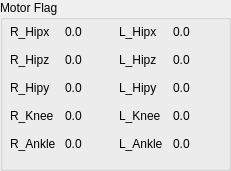
  <widget class="QGroupBox" name="groupBox">
   <property name="geometry">
    <rect>
     <x>730</x>
     <y>240</y>
     <width>231</width>
     <height>171</height>
    </rect>
   </property>
   <property name="title">
    <string>Motor Flag</string>
   </property>
   <widget class="QWidget" name="horizontalLayoutWidget_2">
    <property name="geometry">
     <rect>
      <x>10</x>
      <y>20</y>
      <width>211</width>
      <height>141</height>
     </rect>
    </property>
    <layout class="QHBoxLayout" name="horizontalLayout_2">
     <item>
      <layout class="QGridLayout" name="gridLayout_3">
       <item row="2" column="0">
        <widget class="QLabel" name="label_i_motor2_10">
         <property name="minimumSize">
          <size>
           <width>0</width>
           <height>20</height>
          </size>
         </property>
         <property name="maximumSize">
          <size>
           <width>50</width>
           <height>20</height>
          </size>
         </property>
         <property name="text">
          <string>R_Hipy</string>
         </property>
        </widget>
       </item>
       <item row="0" column="1">
        <widget class="QLabel" name="label_R_Hipx_connect_flag">
         <property name="text">
          <string>0.0</string>
         </property>
        </widget>
       </item>
       <item row="1" column="0">
        <widget class="QLabel" name="label_v_motor2_10">
         <property name="minimumSize">
          <size>
           <width>0</width>
           <height>20</height>
          </size>
         </property>
         <property name="maximumSize">
          <size>
           <width>50</width>
           <height>20</height>
          </size>
         </property>
         <property name="text">
          <string>R_Hipz</string>
         </property>
        </widget>
       </item>
       <item row="0" column="0">
        <widget class="QLabel" name="label_p_motor2_10">
         <property name="minimumSize">
          <size>
           <width>0</width>
           <height>20</height>
          </size>
         </property>
         <property name="maximumSize">
          <size>
           <width>50</width>
           <height>20</height>
          </size>
         </property>
         <property name="text">
          <string>R_Hipx</string>
         </property>
        </widget>
       </item>
       <item row="3" column="0">
        <widget class="QLabel" name="label_p_motor3_9">
         <property name="minimumSize">
          <size>
           <width>0</width>
           <height>20</height>
          </size>
         </property>
         <property name="maximumSize">
          <size>
           <width>50</width>
           <height>20</height>
          </size>
         </property>
         <property name="text">
          <string>R_Knee</string>
         </property>
        </widget>
       </item>
       <item row="1" column="1">
        <widget class="QLabel" name="label_R_Hipz_connect_flag">
         <property name="text">
          <string>0.0</string>
         </property>
        </widget>
       </item>
       <item row="2" column="1">
        <widget class="QLabel" name="label_R_Hipy_connect_flag">
         <property name="text">
          <string>0.0</string>
         </property>
        </widget>
       </item>
       <item row="3" column="1">
        <widget class="QLabel" name="label_R_Knee_connect_flag">
         <property name="text">
          <string>0.0</string>
         </property>
        </widget>
       </item>
       <item row="4" column="0">
        <widget class="QLabel" name="label_v_motor3_9">
         <property name="minimumSize">
          <size>
           <width>0</width>
           <height>20</height>
          </size>
         </property>
         <property name="maximumSize">
          <size>
           <width>50</width>
           <height>20</height>
          </size>
         </property>
         <property name="text">
          <string>R_Ankle</string>
         </property>
        </widget>
       </item>
       <item row="4" column="1">
        <widget class="QLabel" name="label_R_Ankle_connect_flag">
         <property name="text">
          <string>0.0</string>
         </property>
        </widget>
       </item>
      </layout>
     </item>
     <item>
      <layout class="QGridLayout" name="gridLayout">
       <item row="2" column="1">
        <widget class="QLabel" name="label_L_Hipy_connect_flag">
         <property name="text">
          <string>0.0</string>
         </property>
        </widget>
       </item>
       <item row="4" column="1">
        <widget class="QLabel" name="label_L_Ankle_connect_flag">
         <property name="text">
          <string>0.0</string>
         </property>
        </widget>
       </item>
       <item row="0" column="1">
        <widget class="QLabel" name="label_L_Hipx_connect_flag">
         <property name="text">
          <string>0.0</string>
         </property>
        </widget>
       </item>
       <item row="0" column="0">
        <widget class="QLabel" name="label_i_motor3_19">
         <property name="minimumSize">
          <size>
           <width>0</width>
           <height>20</height>
          </size>
         </property>
         <property name="maximumSize">
          <size>
           <width>50</width>
           <height>20</height>
          </size>
         </property>
         <property name="text">
          <string>L_Hipx</string>
         </property>
        </widget>
       </item>
       <item row="4" column="0">
        <widget class="QLabel" name="label_p_motor5_12">
         <property name="minimumSize">
          <size>
           <width>0</width>
           <height>20</height>
          </size>
         </property>
         <property name="maximumSize">
          <size>
           <width>50</width>
           <height>20</height>
          </size>
         </property>
         <property name="text">
          <string>L_Ankle</string>
         </property>
        </widget>
       </item>
       <item row="3" column="1">
        <widget class="QLabel" name="label_L_Knee_connect_flag">
         <property name="text">
          <string>0.0</string>
         </property>
        </widget>
       </item>
       <item row="2" column="0">
        <widget class="QLabel" name="label_v_motor4_9">
         <property name="minimumSize">
          <size>
           <width>0</width>
           <height>20</height>
          </size>
         </property>
         <property name="maximumSize">
          <size>
           <width>50</width>
           <height>20</height>
          </size>
         </property>
         <property name="text">
          <string>L_Hipy</string>
         </property>
        </widget>
       </item>
       <item row="3" column="0">
        <widget class="QLabel" name="label_i_motor4_9">
         <property name="minimumSize">
          <size>
           <width>0</width>
           <height>20</height>
          </size>
         </property>
         <property name="maximumSize">
          <size>
           <width>50</width>
           <height>20</height>
          </size>
         </property>
         <property name="text">
          <string>L_Knee</string>
         </property>
        </widget>
       </item>
       <item row="1" column="0">
        <widget class="QLabel" name="label_p_motor4_9">
         <property name="minimumSize">
          <size>
           <width>0</width>
           <height>20</height>
          </size>
         </property>
         <property name="maximumSize">
          <size>
           <width>50</width>
           <height>20</height>
          </size>
         </property>
         <property name="text">
          <string>L_Hipz</string>
         </property>
        </widget>
       </item>
       <item row="1" column="1">
        <widget class="QLabel" name="label_L_Hipz_connect_flag">
         <property name="text">
          <string>0.0</string>
         </property>
        </widget>
       </item>
      </layout>
     </item>
    </layout>
   </widget>
  </widget>
